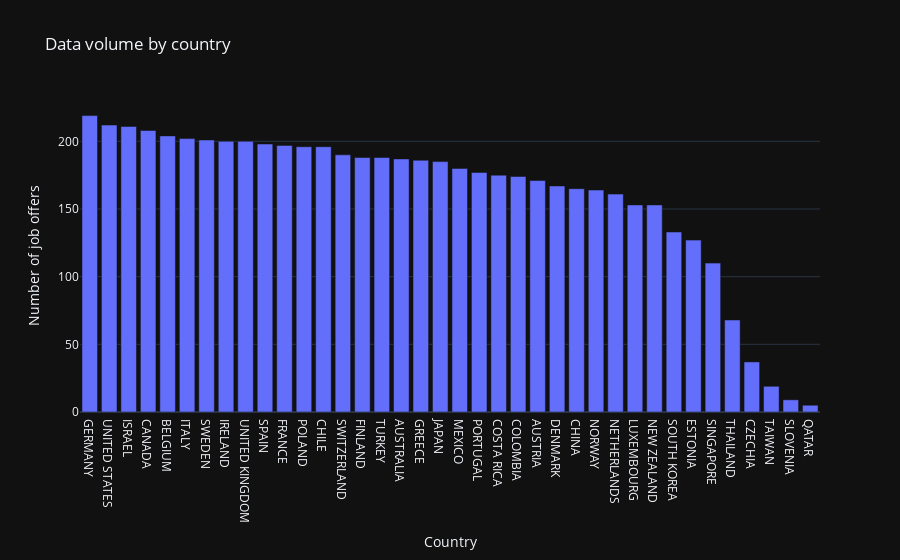

The cell this chart's notebook holds for it:
### Code cell
freq_countries_dict = df.country.value_counts().to_dict()
fig_countries_freq = px.bar(
    x=freq_countries_dict.keys(),
    y=freq_countries_dict.values(),
    labels=dict(y='Number of job offers', x='Country'),
    template='plotly_dark',
    title='Data volume by country'
)
fig_countries_freq.show()

### Figure 1 — Plotly figure (JSON) as saved in the notebook; plotly's stock layout.template omitted (floating-point values rounded to 4 significant figures)
{"data": [{"alignmentgroup": "True", "hovertemplate": "Country=%{x}<br>Number of job offers=%{y}<extra></extra>", "legendgroup": "", "marker": {"color": "#636efa", "pattern": {"shape": ""}}, "name": "", "offsetgroup": "", "orientation": "v", "showlegend": false, "textposition": "auto", "type": "bar", "x": ["GERMANY", "UNITED STATES", "ISRAEL", "CANADA", "BELGIUM", "ITALY", "SWEDEN", "IRELAND", "UNITED KINGDOM", "SPAIN", "FRANCE", "POLAND", "CHILE", "SWITZERLAND", "FINLAND", "TURKEY", "AUSTRALIA", "GREECE", "JAPAN", "MEXICO", "PORTUGAL", "COSTA RICA", "COLOMBIA", "AUSTRIA", "DENMARK", "CHINA", "NORWAY", "NETHERLANDS", "LUXEMBOURG", "NEW ZEALAND", "SOUTH KOREA", "ESTONIA", "SINGAPORE", "THAILAND", "CZECHIA", "TAIWAN", "SLOVENIA", "QATAR"], "xaxis": "x", "y": [219, 212, 211, 208, 204, 202, 201, 200, 200, 198, 197, 196, 196, 190, 188, 188, 187, 186, 185, 180, 177, 175, 174, 171, 167, 165, 164, 161, 153, 153, 133, 127, 110, 68, 37, 19, 9, 5], "yaxis": "y"}], "layout": {"barmode": "relative", "legend": {"tracegroupgap": 0}, "title": {"text": "Data volume by country"}, "xaxis": {"anchor": "y", "domain": [0, 1], "title": {"text": "Country"}}, "yaxis": {"anchor": "x", "domain": [0, 1], "title": {"text": "Number of job offers"}}}}
